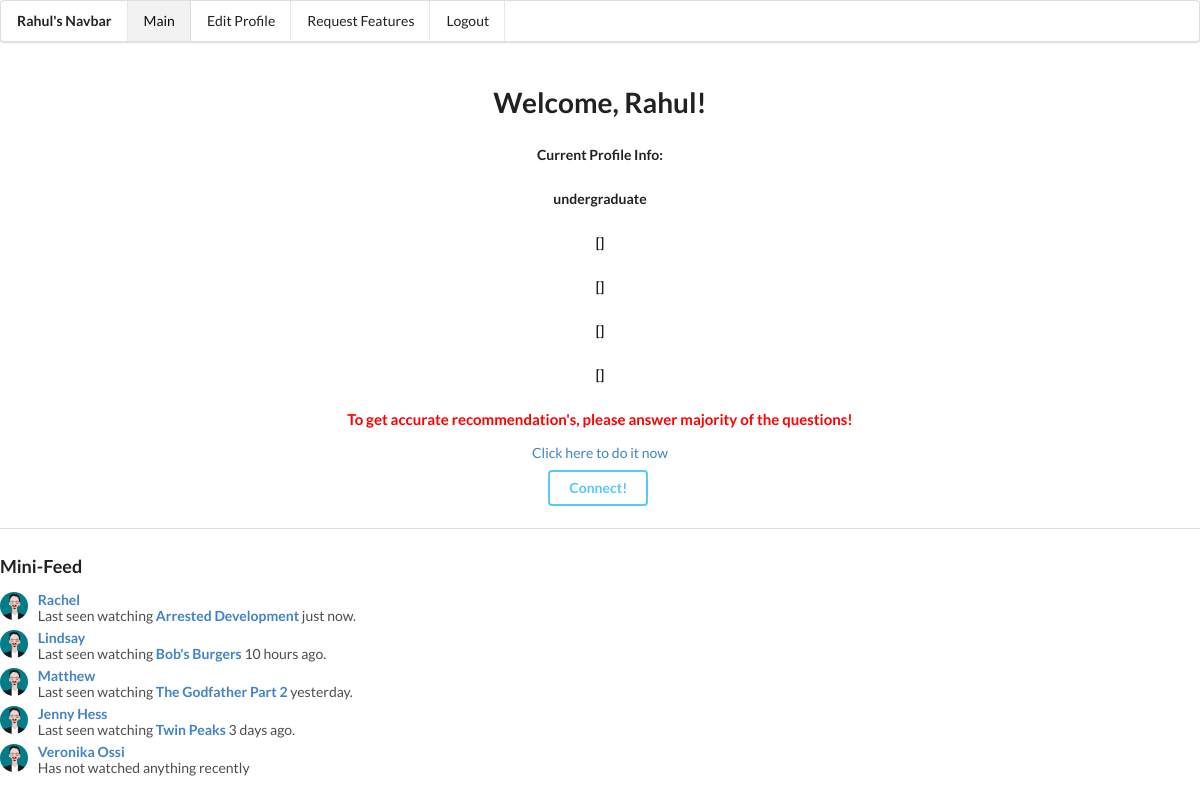
/main/ (signed in), run on an earlier commit of the app's database.
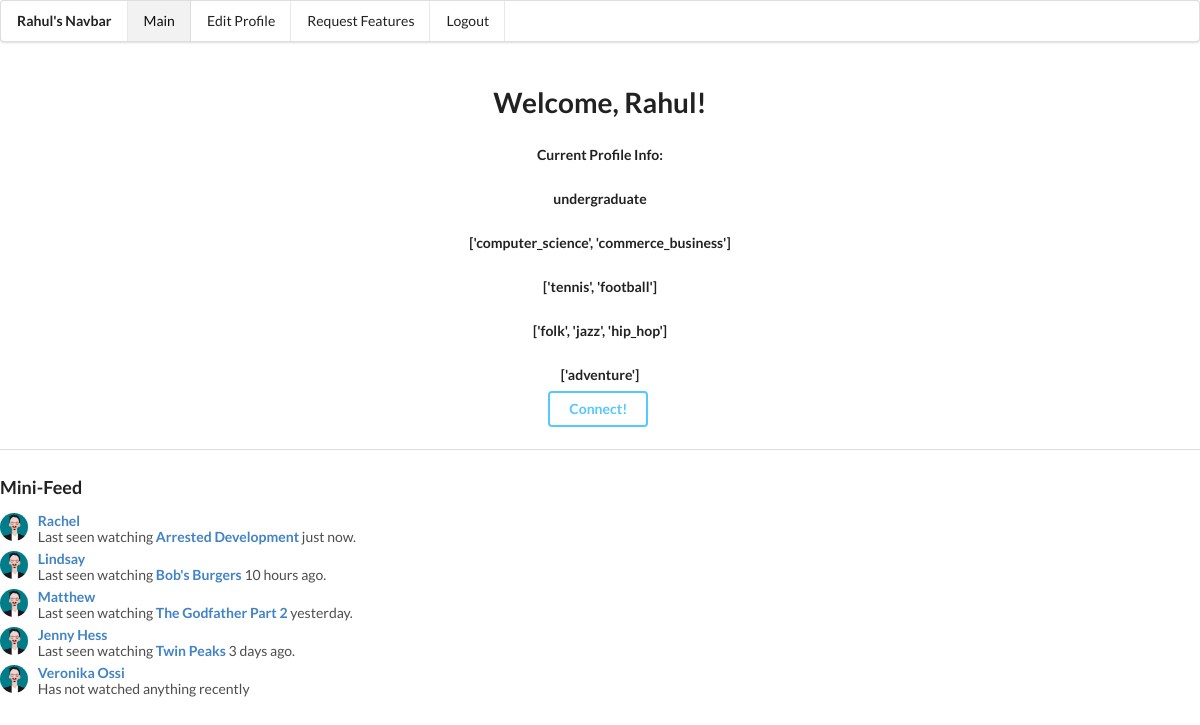
And on a later commit of the database.
### connect/models.py (models this page shows)
class Profile(models.Model):
    user = models.OneToOneField(User, on_delete=models.CASCADE)
    first_name = models.CharField(max_length=250, default='first_name')
    last_name = models.CharField(max_length=250, default='last_name')
    email = models.EmailField(default='ibrahul24@gmail.com')
    gender_choice = models.CharField(max_length=500, blank=True)
    occupation = models.CharField(max_length=500, blank=True)
    major = models.CharField(max_length=500, blank=True)
    user_faculty = models.CharField(max_length=200, blank=True)
    use_case = models.CharField(max_length=500, blank=False, default='gym')
    sport_choice = models.CharField(max_length=500, blank=True)
    music_choice = models.CharField(max_length=500, blank=True)
    movie_choice = models.CharField(max_length=500, blank=True)
    god_question = models.CharField(max_length=500, blank=True)
    program_question = models.CharField(max_length=500, default='yes')
    hobby_question = models.CharField(max_length=500, blank=True)
    subject_interest_question = models.CharField(max_length=500, blank=True)
    faculty_question = models.CharField(max_length=50, blank=True)

### connect/views.py (the view)
# urls.py: url(r'^main/', core_views.main_page, name='main_page'),
@login_required(login_url=reverse_lazy('landing_page'))
def main_page(request):
    current_user = request.user
    first_name = current_user.profile.first_name
    occupation = current_user.profile.occupation
    major = current_user.profile.major
    if request.method == 'GET' and 'recommend' in request.GET:
        get_user_information(current_user)
    sport_choice = current_user.profile.sport_choice
    if sport_choice != '':
        sport_choice = ast.literal_eval(sport_choice)
        sport_choice = [n.strip() for n in sport_choice]
    music_choice = current_user.profile.music_choice
    if music_choice != '':
        music_choice = ast.literal_eval(music_choice)
        music_choice = [n.strip() for n in music_choice]
    movie_choice = current_user.profile.movie_choice
    if movie_choice != '':
        movie_choice = ast.literal_eval(movie_choice)
        movie_choice = [n.strip() for n in movie_choice]
    god_question = current_user.profile.god_question
    program_question = current_user.profile.program_question
    if len(major) == 0 or len(sport_choice) == 0 or len(music_choice) == 0:
        messages.error(request, "To get accurate recommendation's, please answer majority of the questions!")
    return render(request, "main_page.html", {'name': first_name.capitalize(), 'occupation': occupation,
                                              'major':major, 'sport_choice':sport_choice,
                                              'music_choice':music_choice, 'movie_choice':movie_choice,
                                              'god_question':god_question, 'program_question':program_question})

### templates/main_page.html (shortened to what this page needs)
{% load staticfiles %}
<!DOCTYPE html>
<html lang="en">
<head>
    <link rel="stylesheet" href="https://cdnjs.cloudflare.com/ajax/libs/animate.css/3.5.2/animate.min.css">
    <link rel="stylesheet" type="text/css" href="https://cdnjs.cloudflare.com/ajax/libs/semantic-ui/2.2.6/semantic.css">
    <link rel="stylesheet" type="text/css" href="https://cdnjs.cloudflare.com/ajax/libs/semantic-ui/2.2.6/semantic.min.css">
</head>
<body>
<div class="ui menu">
  <div class="header item">
    Rahul's Navbar
  </div>
    <a class="item active" href="{% url 'main_page' %}">
    Main
    </a>
  <a class="item" href="{% url 'main_profile' %}">
      Edit Profile
  </a>
    <a class="item" href="{% url 'feature_request' %}">
        Request Features
  </a>
  <a class="item" href="{% url 'logout' %}">
    Logout
  </a>
</div>
<div style="text-align: center; margin-top: 3.5%;">
    <h1>Welcome, {{ name }}!</h1>
    <h5>Current Profile Info: </h5>
    <h5>{{ occupation }}</h5>
    <h5>{{ major }}</h5>
    <h5>{{ sport_choice }}</h5>
    <h5>{{ music_choice }}</h5>
    <h5>{{ movie_choice }}</h5>
    {% if messages %}
        {% for message in messages %}
            <h4 style="color: red">{{ message }}</h4>
            <a href="{% url 'profile_creation' %}">Click here to do it now</a>
        {% endfor %}
    {% endif %}
</div>
<div class="ui one column stackable center aligned page grid">
    <form method="get">
            <input class="ui inverted blue button" type="submit" style="margin-top: 20%;" name="recommend" value="Connect!">
    </form>
</div>
<div class="ui divider" style="margin-top: 3%"></div>
<h3>Mini-Feed</h3>
<div class="ui list">
  <div class="item">
    <img class="ui avatar image" src="{% static 'images/elliot.jpg' %}">
    <div class="content">
      <a class="header">Rachel</a>
      <div class="description">Last seen watching <a><b>Arrested Development</b></a> just now.</div>
    </div>
  </div>
  <div class="item">
    <img class="ui avatar image" src="{% static 'images/elliot.jpg' %}">
    <div class="content">
      <a class="header">Lindsay</a>
      <div class="description">Last seen watching <a><b>Bob's Burgers</b></a> 10 hours ago.</div>
    </div>
  </div>
  <div class="item">
    <img class="ui avatar image" src="{% static 'images/elliot.jpg' %}">
    <div class="content">
      <a class="header">Matthew</a>
      <div class="description">Last seen watching <a><b>The Godfather Part 2</b></a> yesterday.</div>
    </div>
  </div>
  <div class="item">
    <img class="ui avatar image" src="{% static 'images/elliot.jpg' %}">
    <div class="content">
      <a class="header">Jenny Hess</a>
      <div class="description">Last seen watching <a><b>Twin Peaks</b></a> 3 days ago.</div>
    </div>
  </div>
  <div class="item">
    <img class="ui avatar image" src="{% static 'images/elliot.jpg' %}">
    <div class="content">
      <a class="header">Veronika Ossi</a>
      <div class="description">Has not watched anything recently</div>
    </div>
  </div>
</div>
</body>
</html>

What changed in the data, as far as the page shows it:
changed Profile "undergraduate": major "[]" → "['computer_science', 'commerce_business']"; sport_choice (not shown) → "['tennis', 'football']"; music_choice (not shown) → "['folk', 'jazz', 'hip_hop']"; movie_choice (not shown) → "['adventure']"
Also different on the page:
{{ sport_choice }}: "[]" → (not shown)
{{ music_choice }}: "[]" → (not shown)
{{ movie_choice }}: "[]" → (not shown)
list line gone: "To get accurate recommendation's, please answer majority of the questions! Click here to do it now"
